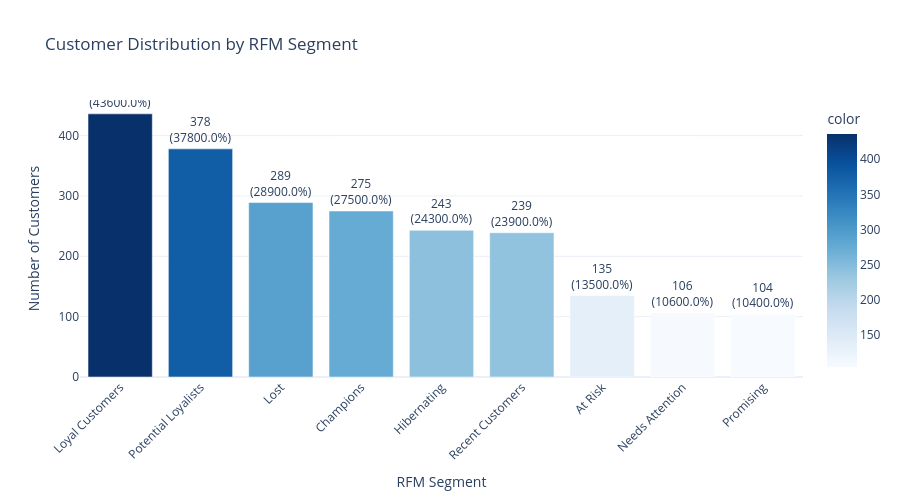

Notebook cell for this chart:
### Markdown cell above
## 6. Visualizations and Insights

### Code cell
# RFM Segment distribution
segment_counts = df['RFM_Segment'].value_counts()

fig = px.bar(x=segment_counts.index, y=segment_counts.values,
             title='Customer Distribution by RFM Segment',
             labels={'x': 'RFM Segment', 'y': 'Number of Customers'},
             color=segment_counts.values,
             color_continuous_scale='blues',
             text=segment_counts.values)
fig.update_traces(texttemplate='%{text}<br>(%{y:.1%})', textposition='outside')
fig.update_layout(showlegend=False, height=500, xaxis_tickangle=-45)
fig.show()

### Figure 1 — Plotly figure (JSON) as saved in the notebook; plotly's stock layout.template omitted (floating-point values rounded to 4 significant figures)
{"data": [{"alignmentgroup": "True", "hovertemplate": "RFM Segment=%{x}<br>Number of Customers=%{y}<br>text=%{text}<br>color=%{marker.color}<extra></extra>", "legendgroup": "", "marker": {"color": [436, 378, 289, 275, 243, 239, 135, 106, 104], "coloraxis": "coloraxis", "pattern": {"shape": ""}}, "name": "", "offsetgroup": "", "orientation": "v", "showlegend": false, "text": [436.0, 378.0, 289.0, 275.0, 243.0, 239.0, 135.0, 106.0, 104.0], "textposition": "outside", "x": ["Loyal Customers", "Potential Loyalists", "Lost", "Champions", "Hibernating", "Recent Customers", "At Risk", "Needs Attention", "Promising"], "xaxis": "x", "y": [436, 378, 289, 275, 243, 239, 135, 106, 104], "yaxis": "y", "type": "bar", "texttemplate": "%{text}<br>(%{y:.1%})"}], "layout": {"xaxis": {"anchor": "y", "domain": [0.0, 1.0], "title": {"text": "RFM Segment"}, "tickangle": -45}, "yaxis": {"anchor": "x", "domain": [0.0, 1.0], "title": {"text": "Number of Customers"}}, "coloraxis": {"colorbar": {"title": {"text": "color"}}, "colorscale": [[0.0, "rgb(247,251,255)"], [0.125, "rgb(222,235,247)"], [0.25, "rgb(198,219,239)"], [0.375, "rgb(158,202,225)"], [0.5, "rgb(107,174,214)"], [0.625, "rgb(66,146,198)"], [0.75, "rgb(33,113,181)"], [0.875, "rgb(8,81,156)"], [1.0, "rgb(8,48,107)"]]}, "legend": {"tracegroupgap": 0}, "title": {"text": "Customer Distribution by RFM Segment"}, "barmode": "relative", "showlegend": false, "height": 500}}
